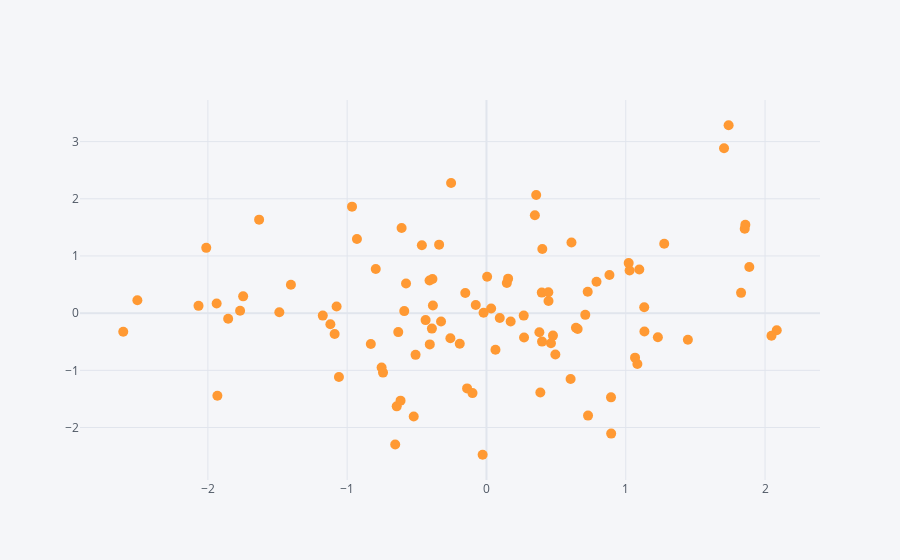

Notebook code cell kept with this figure:
### Markdown cell above
## Scatter

### Code cell
df.iplot(kind='scatter',x='A',y='B',mode='markers',size=10)
# from plotly.offline import iplot
# import plotly.graph_objs as go

# # Create a scatter plot figure
# trace = go.Scatter(x=df['A'], y=df['B'], mode='markers', marker=dict(size=10))
# layout = go.Layout(title='Scatter Plot', xaxis=dict(title='X-Axis'), yaxis=dict(title='Y-Axis'))
# fig = go.Figure(data=[trace], layout=layout)

# # Display the figure using iplot
# iplot(fig)

### Figure 1 — Plotly figure (JSON) as saved in the notebook; plotly's stock layout.template omitted (floating-point values rounded to 4 significant figures)
{"data": [{"line": {"color": "rgba(255, 153, 51, 1.0)", "dash": "solid", "shape": "linear", "width": 1.3}, "marker": {"size": 10, "symbol": "circle"}, "mode": "markers", "name": "B", "text": "", "type": "scatter", "x": [-0.3399, -1.632, 1.083, -0.5221, 1.887, -0.1519, 1.739, 1.706, -0.6442, 1.446, -0.4084, -0.3846, -1.175, 0.3868, -0.7426, -0.4368, -0.5089, -1.854, -0.6332, 0.1463, 0.8831, 0.3972, -1.12, 0.4011, -0.4068, 0.4774, -1.937, 0.7292, -0.9651, -0.1917, -1.769, -0.2538, 0.6426, -1.059, 1.067, -0.3916, -1.404, 1.854, -1.09, -0.6167, 1.028, -0.6551, -1.932, 0.8954, -0.9299, -2.607, -0.326, -2.067, 0.0955, -0.5774, 0.6547, -0.02746, 1.021, 0.7901, 0.1555, 0.06477, -0.3876, -0.259, 0.6103, 0.357, 0.00487, 2.084, 0.4455, -0.8301, 0.38, 0.03361, 0.2677, 0.727, 1.134, 1.231, 0.399, -0.02059, -0.5901, 0.7095, -0.07682, 1.133, 0.4948, -0.1389, -1.076, 0.4442, -1.487, -2.506, 1.859, 2.046, -2.012, 1.276, 0.4631, -0.6092, -0.7529, 0.3476, 0.1738, -0.7947, -0.1003, -1.747, 0.8942, 0.6041, 0.27, 1.828, -0.4637, 1.097], "y": [1.198, 1.636, -0.8906, -1.808, 0.8059, 0.3518, 3.287, 2.886, -1.63, -0.4656, 0.5722, 0.1349, -0.04256, -1.389, -1.04, -0.1217, -0.7291, -0.0989, -0.3312, 0.5262, 0.6682, 0.3592, -0.193, 1.122, -0.5462, -0.3926, 0.1693, -1.792, 1.863, -0.5341, 0.04344, 2.277, -0.2566, -1.115, -0.7785, -0.27, 0.4977, 1.477, -0.3633, -1.53, 0.7468, -2.297, -1.446, -2.107, 1.298, -0.3244, -0.1449, 0.1279, -0.0838, 0.5188, -0.2777, -2.477, 0.8754, 0.5505, 0.6035, -0.64, 0.5974, -0.4392, 1.236, 2.068, 0.6376, -0.2987, 0.2135, -0.5395, -0.3348, 0.08012, -0.04281, 0.3737, -0.322, -0.4209, -0.498, 0.005609, 0.03608, -0.02999, 0.1428, 0.1028, -0.7224, -1.316, 0.1168, 0.3651, 0.0167, 0.227, 1.547, -0.3938, 1.142, 1.213, -0.5278, 1.488, -0.9517, 1.712, -0.1454, 0.773, -1.399, 0.2937, -1.472, -1.153, -0.4245, 0.3551, 1.186, 0.7641]}], "layout": {"legend": {"bgcolor": "#F5F6F9", "font": {"color": "#4D5663"}}, "paper_bgcolor": "#F5F6F9", "plot_bgcolor": "#F5F6F9", "title": {"font": {"color": "#4D5663"}}, "xaxis": {"gridcolor": "#E1E5ED", "showgrid": true, "tickfont": {"color": "#4D5663"}, "title": {"font": {"color": "#4D5663"}, "text": ""}, "zerolinecolor": "#E1E5ED"}, "yaxis": {"gridcolor": "#E1E5ED", "showgrid": true, "tickfont": {"color": "#4D5663"}, "title": {"font": {"color": "#4D5663"}, "text": ""}, "zerolinecolor": "#E1E5ED"}}}
